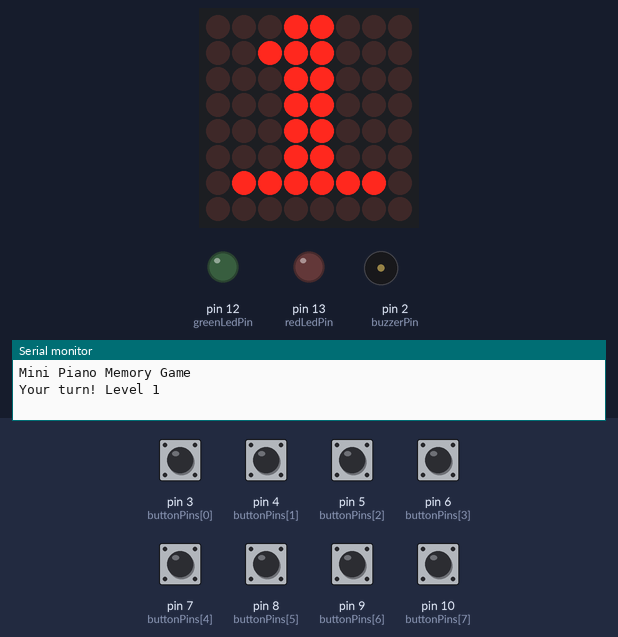
A sketch run on a simulated Arduino Uno, built with avr-gcc and run on an emulated ATmega328P. On the bench: 8×8 LED matrix, output pins drawn as LEDs (lit = HIGH), buzzer (waves = sounding), the last lines printed to the serial monitor. The test bench sets the inputs (shaded band); at power-on: pin 3 (buttonPins[0]), pin 4 (buttonPins[1]), pin 5 (buttonPins[2]), pin 6 (buttonPins[3]), pin 7 (buttonPins[4]), pin 8 (buttonPins[5]), pin 9 (buttonPins[6]), pin 10 (buttonPins[7]) HIGH.

Above: at 4.7 s.
4.8 s: pin 4 (buttonPins[1]) pulled LOW for 0.15 s
At 5.12 s:
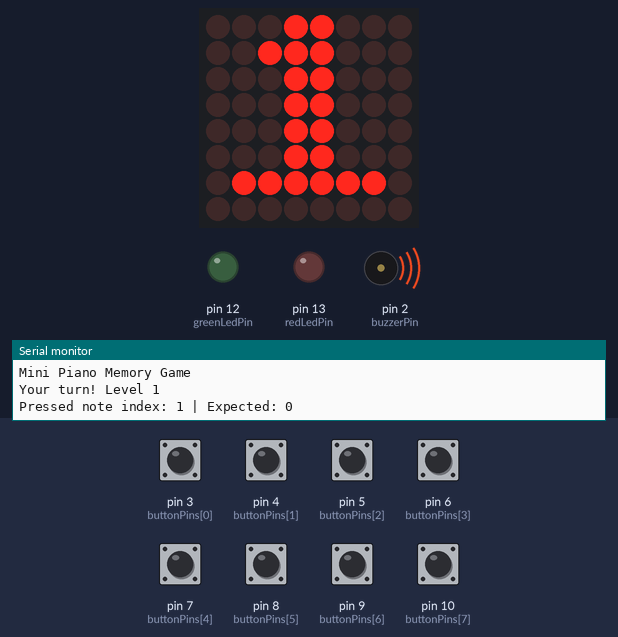
At 5.5 s:
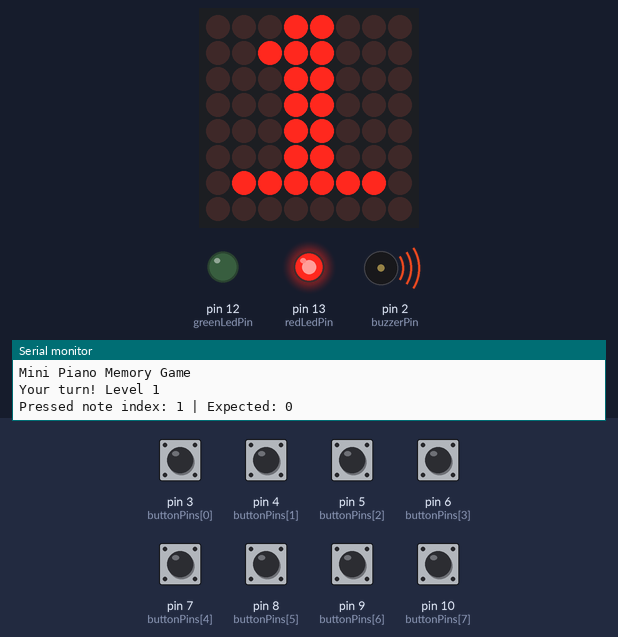
Timing chart, 0 to 10.5 s (numbered marks = the images above; inputs shaded):
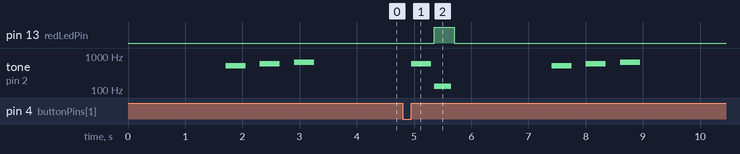

The sketch:

repeatSoundsGame.ino
```cpp
#include "pitches.h"
#include "LedControl.h"

// --------------------
// Pins
// --------------------

const int buzzerPin = 2;

const int greenLedPin = 12;
const int redLedPin = 13;

// Buttons from left to right
const int buttonPins[8] = {3, 4, 5, 6, 7, 8, 9, 10};

// Notes from left to right: C D E F G A B C
const int notes[8] = {
  NOTE_C5,
  NOTE_D5,
  NOTE_E5,
  NOTE_F5,
  NOTE_G5,
  NOTE_A5,
  NOTE_B5,
  NOTE_C6
};

// MAX7219 pins
// DIN -> A3
// CLK -> A4
// CS  -> A5
LedControl lc = LedControl(A3, A4, A5, 1);

// --------------------
// Game melodies
// These numbers refer to button/note indexes:
// 0 = C, 1 = D, 2 = E, 3 = F, 4 = G, 5 = A, 6 = B, 7 = high C
// --------------------

const int level1Melody[] = {0, 1, 2};                 // C D E
const int level2Melody[] = {0, 2, 4, 2, 0};           // C E G E C
const int level3Melody[] = {0, 1, 2, 4, 5, 4, 2, 0};  // C D E G A G E C

int currentLevel = 1;
int playerPosition = 0;

bool waitingForPlayer = false;

// --------------------
// Matrix icons
// --------------------

byte number1[8] = {
  B00011000,
  B00111000,
  B00011000,
  B00011000,
  B00011000,
  B00011000,
  B01111110,
  B00000000
};

byte number2[8] = {
  B00111100,
  B01100110,
  B00000110,
  B00001100,
  B00110000,
  B01100000,
  B01111110,
  B00000000
};

byte number3[8] = {
  B00111100,
  B01100110,
  B00000110,
  B00011100,
  B00000110,
  B01100110,
  B00111100,
  B00000000
};

byte heart[8] = {
  B00000000,
  B01100110,
  B11111111,
  B11111111,
  B11111111,
  B01111110,
  B00111100,
  B00011000
};

byte winIcon[8] = {
  B10000001,
  B01000010,
  B00100100,
  B00011000,
  B00011000,
  B00100100,
  B01000010,
  B10000001
};

// --------------------
// Display helpers
// --------------------

void showPattern(byte pattern[8]) {
  lc.clearDisplay(0);

  for (int row = 0; row < 8; row++) {
    lc.setRow(0, row, pattern[row]);
  }
}

void showLevelNumber() {
  if (currentLevel == 1) {
    showPattern(number1);
  }
  else if (currentLevel == 2) {
    showPattern(number2);
  }
  else if (currentLevel == 3) {
    showPattern(number3);
  }
}

void showHeart() {
  showPattern(heart);
}

void showWinIcon() {
  showPattern(winIcon);
}

// --------------------
// Melody helpers
// --------------------

int getLevelLength() {
  if (currentLevel == 1) return 3;
  if (currentLevel == 2) return 5;
  return 8;
}

int getExpectedNoteIndex(int position) {
  if (currentLevel == 1) {
    return level1Melody[position];
  }
  else if (currentLevel == 2) {
    return level2Melody[position];
  }
  else {
    return level3Melody[position];
  }
}

void playNoteByIndex(int noteIndex) {
  tone(buzzerPin, notes[noteIndex], 350);
  delay(400);
  noTone(buzzerPin);
}

void playCurrentLevelMelody() {
  showLevelNumber();

  delay(700);

  int melodyLength = getLevelLength();

  for (int i = 0; i < melodyLength; i++) {
    int noteIndex = getExpectedNoteIndex(i);
    playNoteByIndex(noteIndex);
    delay(200);
  }

  playerPosition = 0;
  waitingForPlayer = true;

  Serial.print("Your turn! Level ");
  Serial.println(currentLevel);
}

// --------------------
// Feedback
// --------------------

void correctFeedback() {
  digitalWrite(greenLedPin, HIGH);
  delay(500);
  digitalWrite(greenLedPin, LOW);
}

void wrongFeedback() {
  digitalWrite(redLedPin, HIGH);

  // Error sound
  tone(buzzerPin, NOTE_C3, 300);
  delay(350);
  noTone(buzzerPin);

  digitalWrite(redLedPin, LOW);
}

void levelWon() {
  waitingForPlayer = false;

  digitalWrite(greenLedPin, HIGH);
  showHeart();

  tone(buzzerPin, NOTE_C5, 150);
  delay(180);
  tone(buzzerPin, NOTE_E5, 150);
  delay(180);
  tone(buzzerPin, NOTE_G5, 150);
  delay(180);
  tone(buzzerPin, NOTE_C6, 400);
  delay(500);
  noTone(buzzerPin);

  delay(2500);

  digitalWrite(greenLedPin, LOW);

  currentLevel++;

  if (currentLevel > 3) {
    gameWon();
  } else {
    showLevelNumber();
    delay(1000);
    playCurrentLevelMelody();
  }
}

void gameWon() {
  waitingForPlayer = false;

  showHeart();

  for (int i = 0; i < 3; i++) {
    digitalWrite(greenLedPin, HIGH);
    tone(buzzerPin, NOTE_C6, 150);
    delay(200);
    digitalWrite(greenLedPin, LOW);

    tone(buzzerPin, NOTE_G5, 150);
    delay(200);
    noTone(buzzerPin);
  }

  delay(1000);

  // Restart game
  currentLevel = 1;
  showLevelNumber();
  delay(1500);
  playCurrentLevelMelody();
}

// --------------------
// Button handling
// --------------------

int getPressedButton() {
  for (int i = 0; i < 8; i++) {
    if (digitalRead(buttonPins[i]) == LOW) {
      delay(30); // debounce

      if (digitalRead(buttonPins[i]) == LOW) {
        // Wait until button is released
        while (digitalRead(buttonPins[i]) == LOW) {
          delay(10);
        }

        return i;
      }
    }
  }

  return -1;
}

void handlePlayerInput(int pressedNote) {
  int expectedNote = getExpectedNoteIndex(playerPosition);

  Serial.print("Pressed note index: ");
  Serial.print(pressedNote);
  Serial.print(" | Expected: ");
  Serial.println(expectedNote);

  playNoteByIndex(pressedNote);

  if (pressedNote == expectedNote) {
    playerPosition++;

    if (playerPosition >= getLevelLength()) {
      levelWon();
    }
  }
  else {
    wrongFeedback();

    Serial.println("Wrong note! Restarting this level...");

    playerPosition = 0;
    waitingForPlayer = false;

    delay(1000);
    playCurrentLevelMelody();
  }
}

// --------------------
// Setup and loop
// --------------------

void setup() {
  Serial.begin(9600);

  pinMode(buzzerPin, OUTPUT);

  pinMode(greenLedPin, OUTPUT);
  pinMode(redLedPin, OUTPUT);

  digitalWrite(greenLedPin, LOW);
  digitalWrite(redLedPin, LOW);

  for (int i = 0; i < 8; i++) {
    pinMode(buttonPins[i], INPUT_PULLUP);
  }

  lc.shutdown(0, false);
  lc.setIntensity(0, 8);
  lc.clearDisplay(0);

  Serial.println("Mini Piano Memory Game");

  showLevelNumber();
  delay(1000);

  playCurrentLevelMelody();
}

void loop() {
  if (waitingForPlayer) {
    int pressedButton = getPressedButton();

    if (pressedButton != -1) {
      handlePlayerInput(pressedButton);
    }
  }
}
```

Measured:
- after the input at 4.8 s, pin 13 (redLedPin): LOW → HIGH after 0.55 s, → LOW 0.35 s later; tone on pin 2 (buzzerPin): plays 587 Hz for 0.35 s, 131 Hz for 0.30 s, 523 Hz for 0.35 s, 587 Hz for 0.35 s, 659 Hz for 0.35 s, starting after 0.15 s
